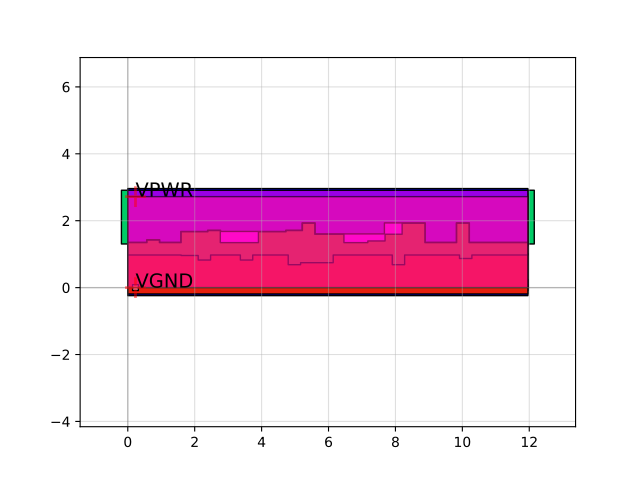

Write the Python code that produced this figure.
import sky130

c = sky130.components.sky130_fd_sc_hd__edfxbp_1()
c.plot()
